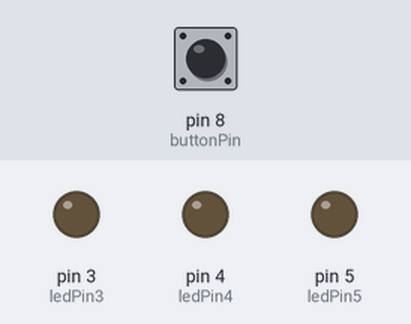
Bench run of a sketch on a simulated Arduino Uno, built with avr-gcc and run on an emulated ATmega328P. Parts: output pins drawn as LEDs (lit = HIGH). Inputs (shaded band) come from the test bench; at power-on: pin 8 (buttonPin) HIGH.

Above: at 1.2 s.
1.3 s: pin 8 (buttonPin) pulled LOW for 0.15 s
At 2.2 s:
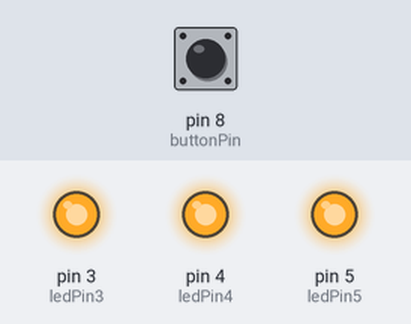
2.9 s: pin 8 (buttonPin) pulled LOW for 1 s
At 3.4 s:
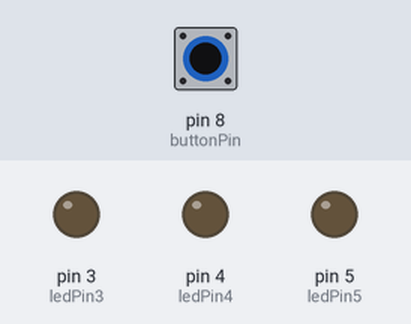
5.4 s: pin 8 (buttonPin) pulled LOW for 3.2 s
At 6.5 s:
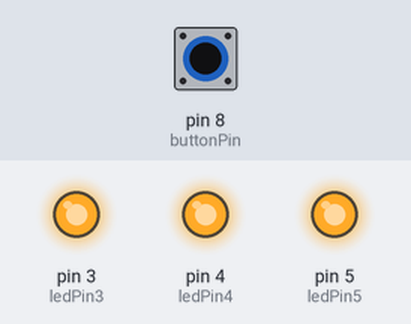
Timing chart, 0 to 8.4 s (numbered marks = the images above; inputs shaded):
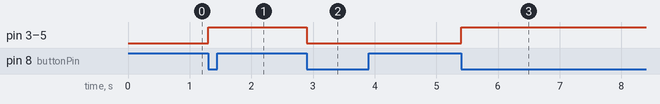

Measured:
- after the input at 1.3 s, pin 3 (ledPin3), pin 4 (ledPin4), pin 5 (ledPin5): LOW → HIGH at once
- after the input at 2.9 s, pin 3 (ledPin3), pin 4 (ledPin4), pin 5 (ledPin5): HIGH → LOW at once
- after the input at 5.4 s, pin 3 (ledPin3), pin 4 (ledPin4), pin 5 (ledPin5): LOW → HIGH at once

The sketch:

debounce1.ino.ino
```cpp
int ledPin3 = 3;
int ledPin4 = 4;
int ledPin5 = 5;
int buttonPin = 8;

void setup() {
  pinMode(ledPin3, OUTPUT);
  pinMode(ledPin4, OUTPUT);
  pinMode(ledPin5, OUTPUT);
  pinMode(buttonPin, INPUT_PULLUP);
}

unsigned int long button_delay = 0;
bool button_hold = false;
bool pre_button_state = 1; // PULL_UP button 접점 붙은 상태: 0, 떨어진 상태: 1 -> 초기값 1
bool button_state = 1;
bool Led_state = LOW;

void loop() {
  button();
  button_state = digitalRead(buttonPin);
  if (button_hold == false) {
    if (button_state != pre_button_state) {
      button_hold = true;
      button_delay = millis();
      if (button_state == 0) {
        Led_state = !Led_state;
        digitalWrite(ledPin3, Led_state);
        digitalWrite(ledPin4, Led_state);
        digitalWrite(ledPin5, Led_state);
      }
      pre_button_state = button_state;
    }
  }
}

void button() {
  if (button_hold == true) {
    if (millis() - button_delay >= 100) {
      button_hold = false;
    }
  }
}
```
